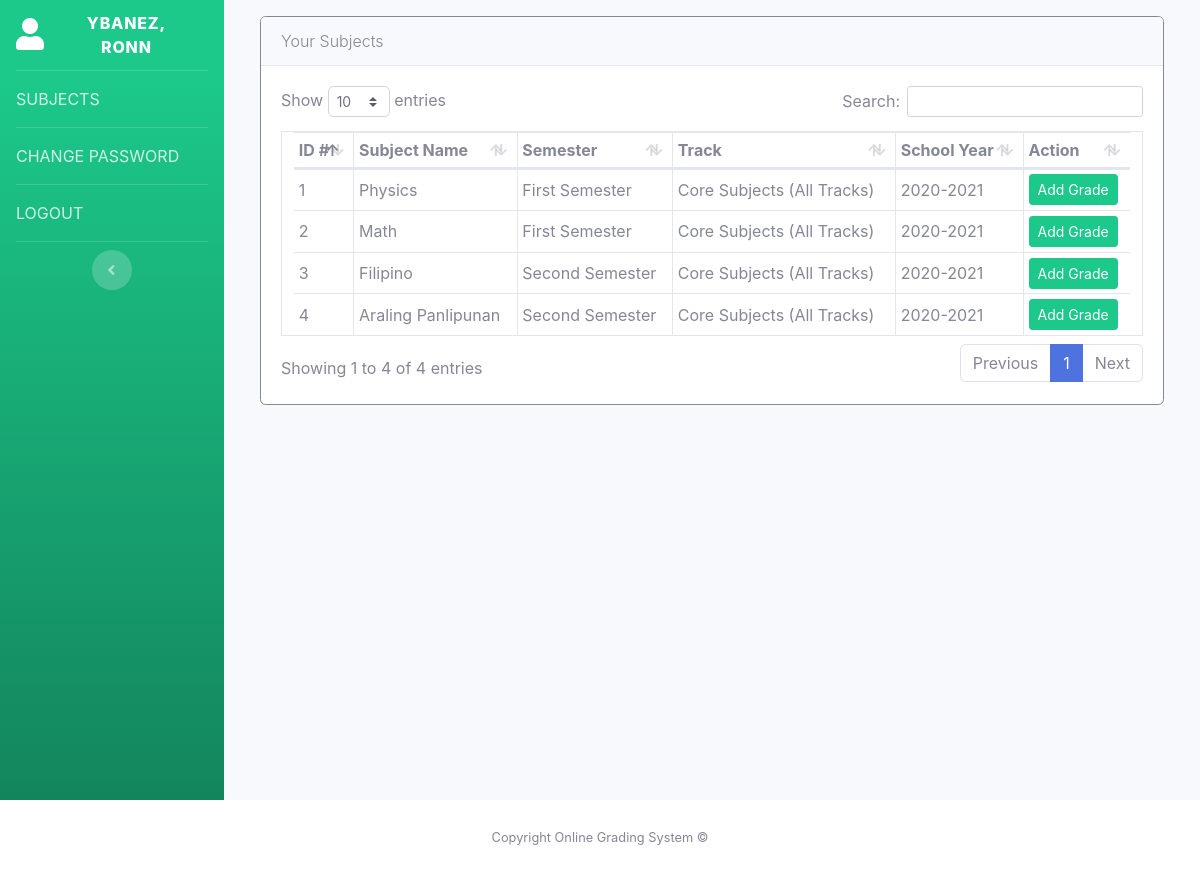
Screenshot of /index.php?p=teachers&a=view-subjects (signed in) with the database file from the repository.
### tables this page shows
CREATE TABLE `subjects` (
  `id` int NOT NULL,
  `level_id` varchar(10) DEFAULT NULL,
  `name` varchar(255) DEFAULT NULL,
  `semester` varchar(255) NOT NULL,
  `track` varchar(255) NOT NULL,
  `school_year` varchar(255) NOT NULL
);

### index.php (called while the page is built, shortened)
<?php
include 'views/inc/header.php';
include 'sys/routes.php';
include 'views/inc/footer.php';
?>

### views/teacher/view-subjects.php (the view, shortened to what this page needs)
<div class="card border-secondary mt-3">
  <div class="card-header">
  	<p class="lead m-0">Your Subjects</p>
  </div>
  <div class="card-body row">
    <div class="col-md-12">
      <table id="table-view-subjects" class="table-bordered table-sm col-md-10 m-auto">
        <thead>
          <tr>
            <th>ID #</th>
            <th>Subject Name</th>
            <th>Semester</th>
            <th>Track</th>
            <th>School Year</th>
            <th>Action</th>
          </tr>
        </thead>
        <tbody>
          <?php foreach ($subjects as $key => $subject): ?>
          <tr>
            <td><?php echo $subject['id']; ?></td>
            <td><?php echo $subject['name']; ?></td>
            <td><?php echo $subject['semester']; ?></td>
            <td><?php echo $subject['track']; ?></td>
            <td><?php echo $subject['school_year']; ?></td>
            <td>
              <a class="btn btn-success btn-sm" href="<?php echo url("index.php?p=teachers&a=add-grade&subject_id={$subject['id']}&semester={$subject['semester']}") ?>">Add Grade</a>
            </td>
          </tr>
          <?php endforeach ?>
        </tbody>
      </table>
    </div>
  </div>
</div>

### rows the page displays
subjects: id "1", name "Physics", semester "First Semester", track "Core Subjects (All Tracks)", school_year "2020-2021"
subjects: id "2", name "Math", semester "First Semester", track "Core Subjects (All Tracks)", school_year "2020-2021"
subjects: id "3", name "Filipino", semester "Second Semester", track "Core Subjects (All Tracks)", school_year "2020-2021"
subjects: id "4", name "Araling Panlipunan", semester "Second Semester", track "Core Subjects (All Tracks)", school_year "2020-2021"

### other values shown
$navbar['title'] "YBANEZ, RONN"
str_replace("-"," ",$key) "SUBJECTS"
str_replace("-"," ",$key) "CHANGE PASSWORD"
str_replace("-"," ",$key) "LOGOUT"
